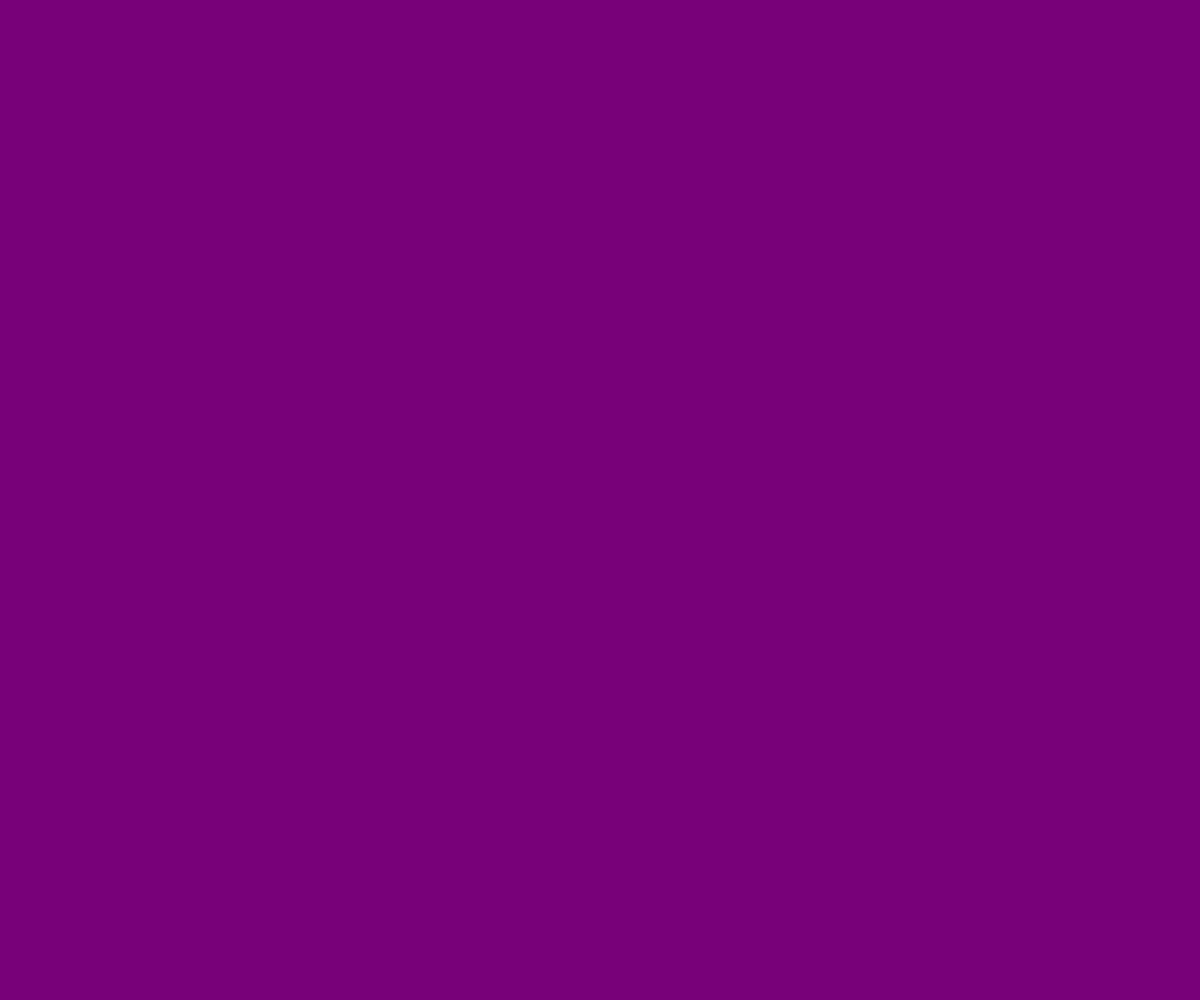
Frame 1 (no input)
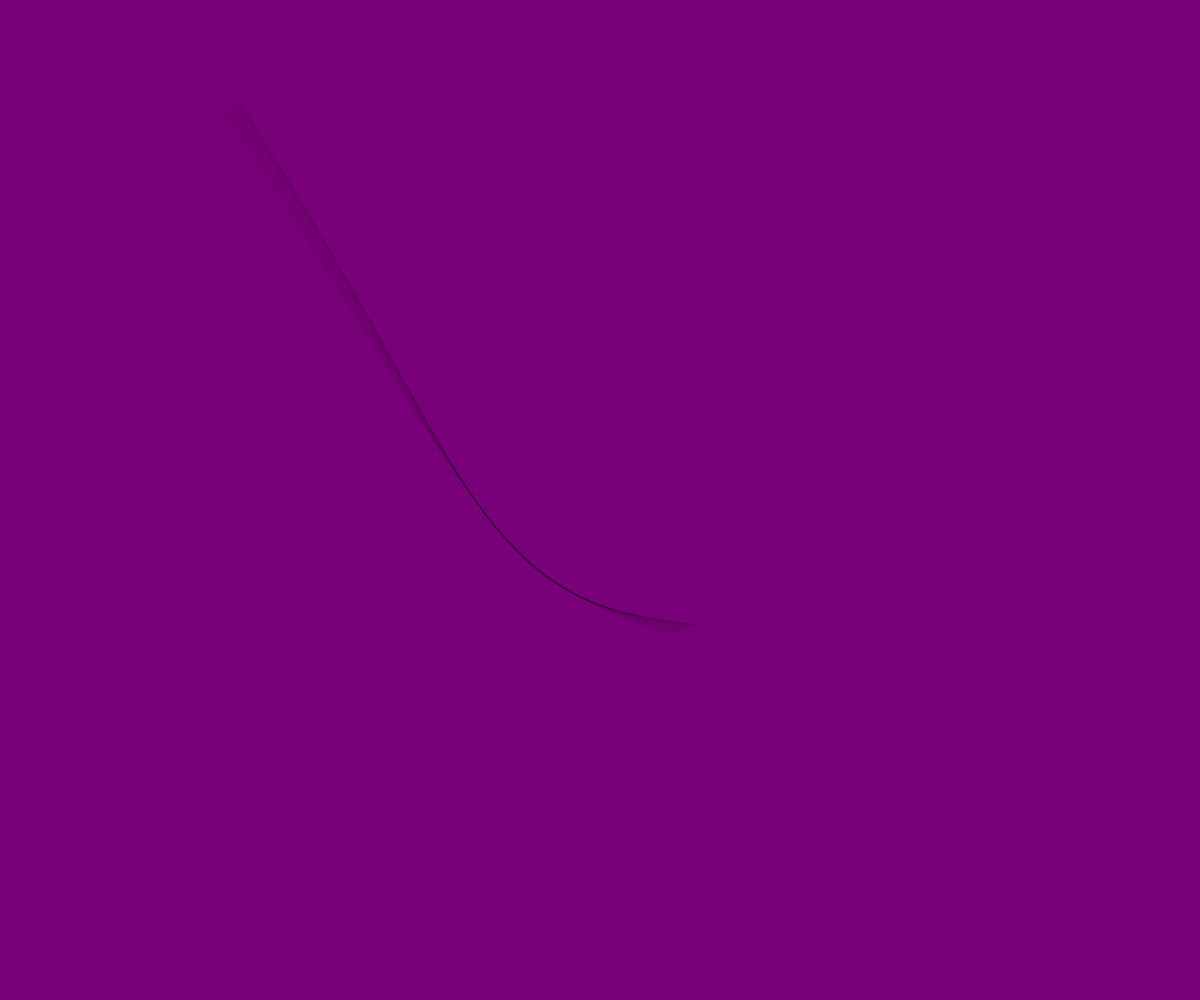
Frame 60 (no input)
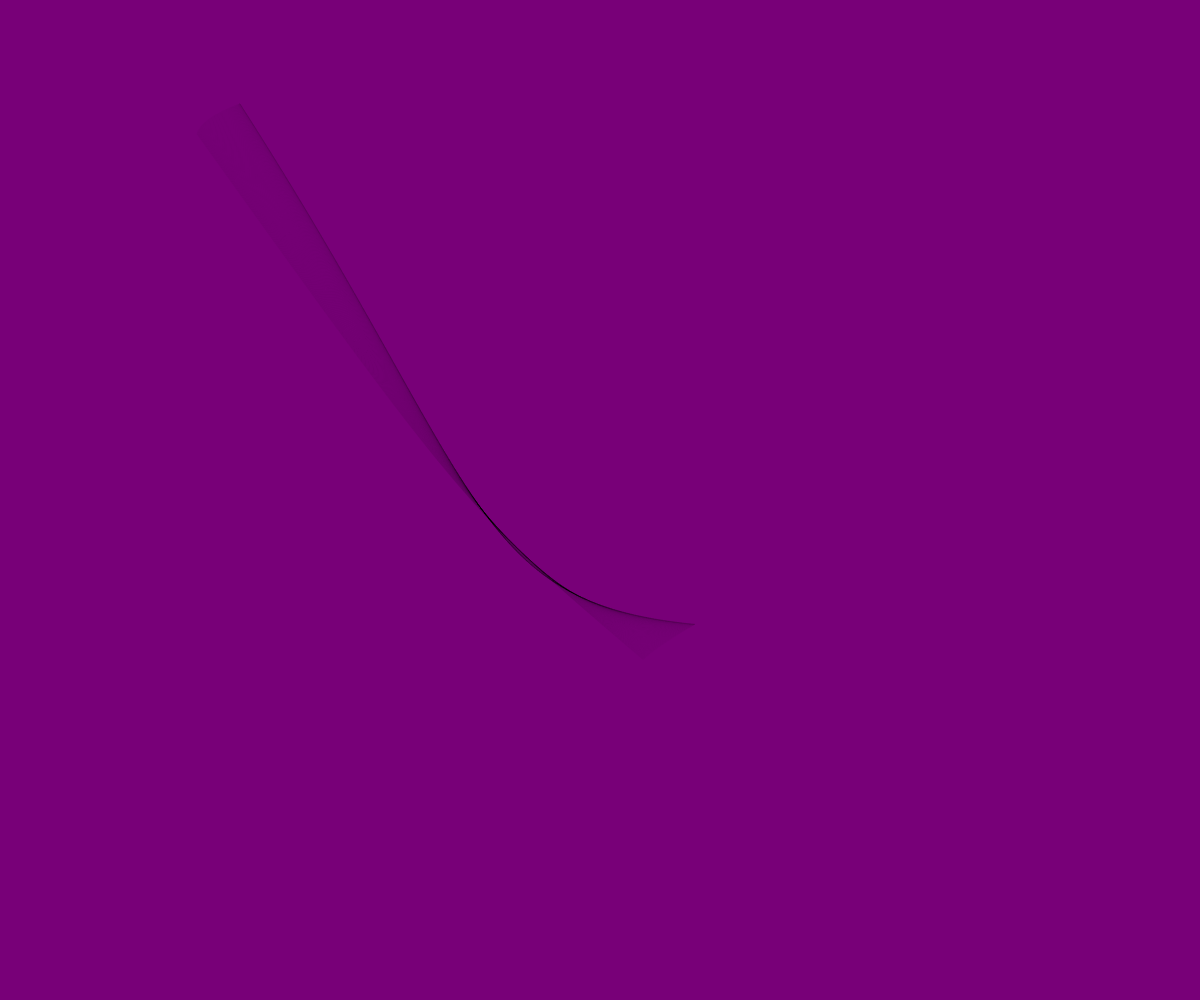
Frame 120 (the mouse pressed at the canvas centre since frame 60)

The p5.js sketch that drew these frames (run headless with seeded random() and noise() and a simulated clock; from frame 60 on, the mouse is pressed at the canvas centre):

// p5.js sketch
// ── sketch.js
var t;

function setup() {
  createCanvas(windowWidth, windowHeight);
  stroke(0,5);
  noFill();
  t = 0;
  background(120,0,120);
}

function draw() {
  let x1 = width * noise(t + 15);
  let x2 = width * noise(t + 25);
  let x3 = width * noise(t + 35);
  let x4 = width * noise(t + 45);
  let y1 = height * noise(t + 55);
  let y2 = height * noise(t + 65);
  let y3 = height * noise(t + 75);
  let y4 = height * noise(t + 85);

  bezier(x1, y1, x2, y2, x3, y3, x4, y4);

  t= t+0.001;


}
